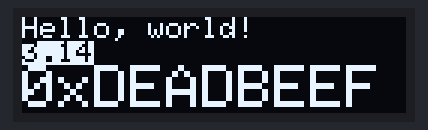
The sketch below on a simulated Arduino Uno, built with avr-gcc and run on an emulated ATmega328P. On the bench: 128×32 one-colour display. The display library's start-up logo is not drawn.

Above: at 2.1 s.

The sketch:

OLED_test.ino
```cpp
#include <SPI.h>
#include <Wire.h>
#include <Adafruit_GFX.h>
#include <Adafruit_SSD1306.h>

#define SCREEN_WIDTH 128 // OLED display width, in pixels
#define SCREEN_HEIGHT 32 // OLED display height, in pixels
#define SCREEN_ADDRESS 0x3C ///< See datasheet for Address; 0x3D for 128x64, 0x3C for 128x32
Adafruit_SSD1306 display(SCREEN_WIDTH, SCREEN_HEIGHT, &Wire);

void setup() {
Serial.begin(115200);

  // SSD1306_SWITCHCAPVCC = generate display voltage from 3.3V internally
  if(!display.begin(SSD1306_SWITCHCAPVCC, SCREEN_ADDRESS)) {
    Serial.println(F("SSD1306 allocation failed"));
    for(;;); // Don't proceed, loop forever
  }

  // Show initial display buffer contents on the screen --
  // the library initializes this with an Adafruit splash screen.
  display.display();
  delay(2000); // Pause for 2 seconds

  // Clear the buffer
  display.clearDisplay();


}

void loop() {
  // put your main code here, to run repeatedly:

 display.clearDisplay();

  display.setTextSize(1);             // Normal 1:1 pixel scale
  display.setTextColor(SSD1306_WHITE);        // Draw white text
  display.setCursor(0,0);             // Start at top-left corner
  display.println(F("Hello, world!"));

  display.setTextColor(SSD1306_BLACK, SSD1306_WHITE); // Draw 'inverse' text
  display.println(3.141592);

  display.setTextSize(2);             // Draw 2X-scale text
  display.setTextColor(SSD1306_WHITE);
  display.print(F("0x")); display.println(0xDEADBEEF, HEX);

  display.display();
  delay(2000);

/*//бегущая строка
  //display.clearDisplay();

  display.setTextSize(2); // Draw 2X-scale text
  display.setTextColor(SSD1306_WHITE);
  display.setCursor(10, 0);
  display.println(F("scroll scroll scroll scroll scroll"));
  display.display();      // Show initial text
  delay(100);*/
}
```
